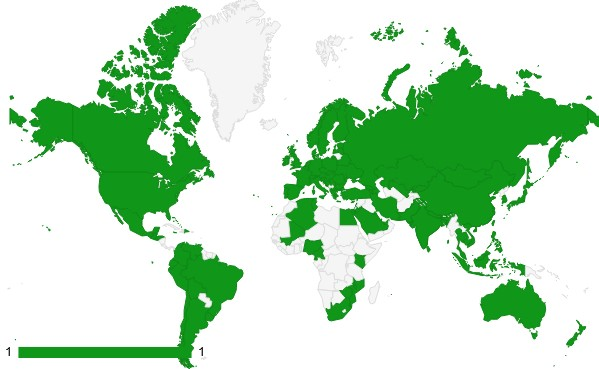
#> input picture map.jpg, 599 x 369 px
$ python filter.py
#> lines starting #> are read from the running program, lines starting #| are printed output that depends on the picture
# this is the filter I made to achieve the visual effects
# on all images on the website (and my GitHub profile pic!)

import cv2

while True:
    name = input("file name > ")
#> the answer given: map.jpg
    img = cv2.imread(name ,0)
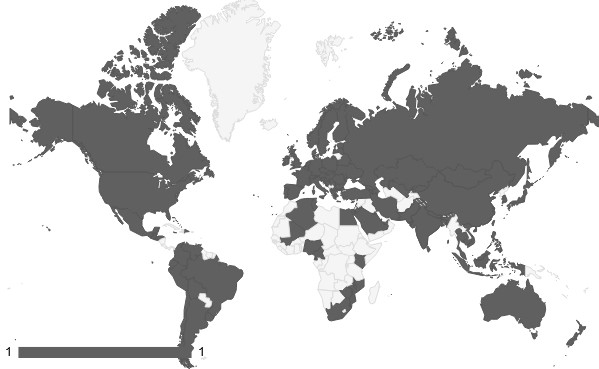
#> img: shape (369, 599); min 0, max 255, mean 211.5

    # apply canny filter with parameters 100 and 50 (you can play with this for custom style)
    edges = cv2.Canny(img,100,50)
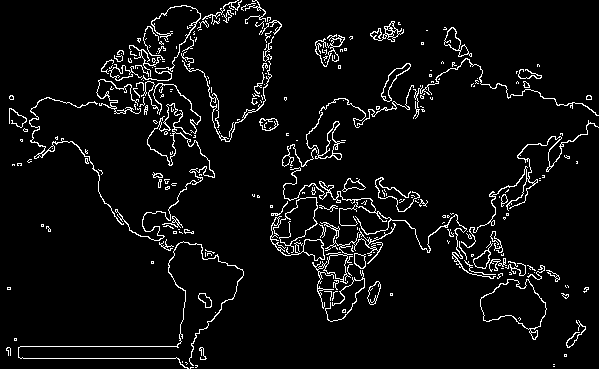
#> edges: shape (369, 599); 5.3% white in thin lines or dots

    # invert image
    img = cv2.bitwise_not(edges)
#> img: shape (369, 599); 94.7% white; black in thin lines or dots
#> the answer given: map.jpg
#> the answer given: map.jpg
#> (the run stopped early here; a loop or call above may not have finished)
